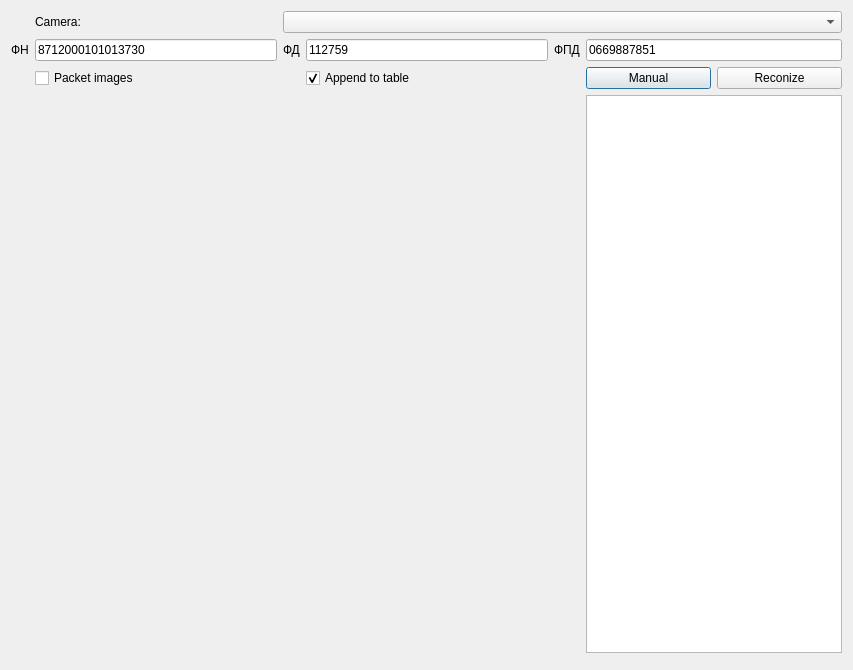
<?xml version="1.0" encoding="UTF-8"?>
<ui version="4.0">
 <class>DialogScanReceipt</class>
 <widget class="QDialog" name="DialogScanReceipt">
  <property name="geometry">
   <rect>
    <x>0</x>
    <y>0</y>
    <width>853</width>
    <height>670</height>
   </rect>
  </property>
  <property name="windowTitle">
   <string>Dialog</string>
  </property>
  <layout class="QGridLayout" name="gridLayout_2">
   <item row="0" column="0">
    <layout class="QGridLayout" name="gridLayout">
     <item row="1" column="0">
      <widget class="QLabel" name="label">
       <property name="text">
        <string>ФН</string>
       </property>
      </widget>
     </item>
     <item row="1" column="1">
      <widget class="QLineEdit" name="lineEdit_fn">
       <property name="text">
        <string>8712000101013730</string>
       </property>
      </widget>
     </item>
     <item row="1" column="4">
      <widget class="QLabel" name="label_3">
       <property name="text">
        <string>ФПД</string>
       </property>
      </widget>
     </item>
     <item row="1" column="2">
      <widget class="QLabel" name="label_2">
       <property name="text">
        <string>ФД</string>
       </property>
      </widget>
     </item>
     <item row="2" column="5">
      <widget class="QPushButton" name="pushButtonManualInput">
       <property name="text">
        <string>Manual</string>
       </property>
       <property name="default">
        <bool>true</bool>
       </property>
      </widget>
     </item>
     <item row="1" column="3">
      <widget class="QLineEdit" name="lineEdit_fd">
       <property name="text">
        <string>112759</string>
       </property>
      </widget>
     </item>
     <item row="2" column="3">
      <widget class="QCheckBox" name="cbAppendToTable">
       <property name="text">
        <string>Append to table</string>
       </property>
       <property name="checked">
        <bool>true</bool>
       </property>
      </widget>
     </item>
     <item row="3" column="0" colspan="5">
      <layout class="QHBoxLayout" name="horizontalLayout_6">
       <item>
        <widget class="cwImage" name="widget" native="true">
         <property name="sizePolicy">
          <sizepolicy hsizetype="Preferred" vsizetype="MinimumExpanding">
           <horstretch>0</horstretch>
           <verstretch>0</verstretch>
          </sizepolicy>
         </property>
         <layout class="QHBoxLayout" name="horizontalLayout_4"/>
        </widget>
       </item>
      </layout>
     </item>
     <item row="0" column="1">
      <widget class="QLabel" name="label_4">
       <property name="text">
        <string>Camera:</string>
       </property>
      </widget>
     </item>
     <item row="2" column="1">
      <widget class="QCheckBox" name="cbPacketImages">
       <property name="text">
        <string>Packet images</string>
       </property>
      </widget>
     </item>
     <item row="2" column="6">
      <widget class="QPushButton" name="btReconize">
       <property name="text">
        <string>Reconize</string>
       </property>
      </widget>
     </item>
     <item row="1" column="5" colspan="2">
      <widget class="QLineEdit" name="lineEdit_fpd">
       <property name="text">
        <string>0669887851</string>
       </property>
      </widget>
     </item>
     <item row="0" column="2" colspan="5">
      <widget class="QComboBox" name="comboBox"/>
     </item>
     <item row="3" column="5" colspan="2">
      <layout class="QHBoxLayout" name="horizontalLayout_7">
       <item>
        <widget class="QTableView" name="tableView">
         <property name="selectionBehavior">
          <enum>QAbstractItemView::SelectRows</enum>
         </property>
        </widget>
       </item>
      </layout>
     </item>
    </layout>
   </item>
   <item row="1" column="0">
    <widget class="QSplitter" name="splitter">
     <property name="orientation">
      <enum>Qt::Horizontal</enum>
     </property>
    </widget>
   </item>
  </layout>
 </widget>
 <customwidgets>
  <customwidget>
   <class>cwImage</class>
   <extends>QWidget</extends>
   <header>cwimage.h</header>
   <container>1</container>
  </customwidget>
 </customwidgets>
 <resources/>
 <connections/>
</ui>
